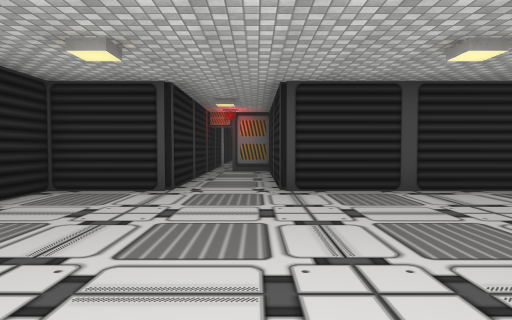
[1] (above)

17 first-person views from a walk through a scene from a Unity 3-D project. The camera is 1.4 m above the floor, tilts 2° down and sees 75° across. Doors are open. The floor is counted in squares, 2 m on a side. Each view is taken from the middle of a square. On the plan, view 1 faces up. The plan holds only what a view shows up to about 10 squares ahead; the rest is blank. The player is left out. Some surface patterns are stand-ins.

[2]
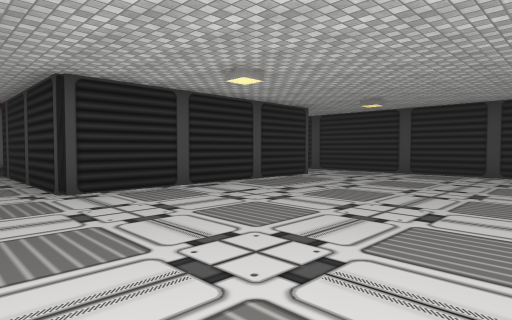

[3]
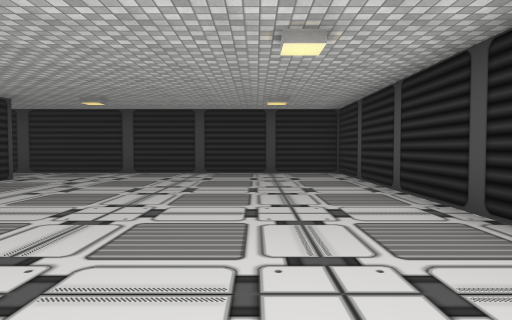

[4]
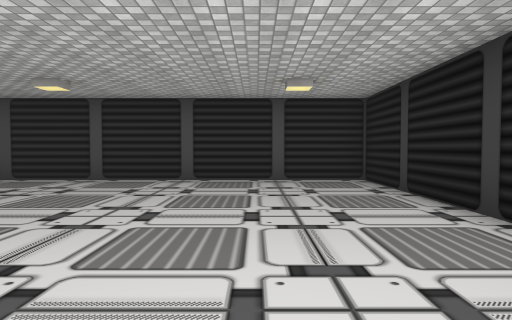

[5]
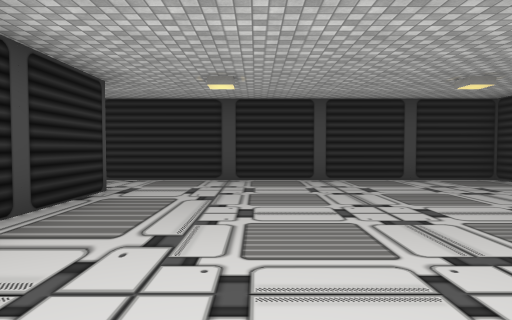

[6]
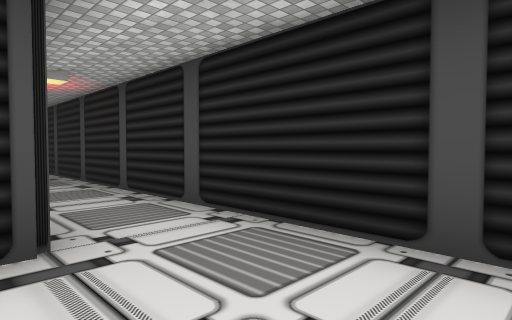

[7]
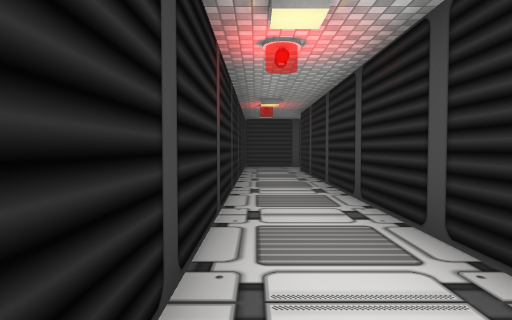

[8]
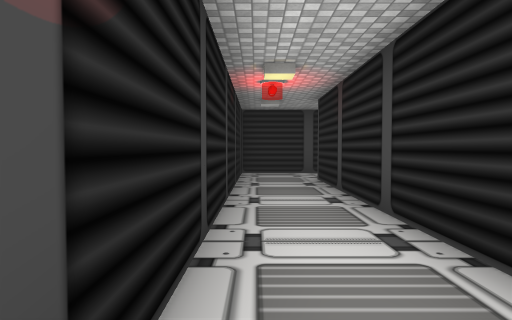

[9]
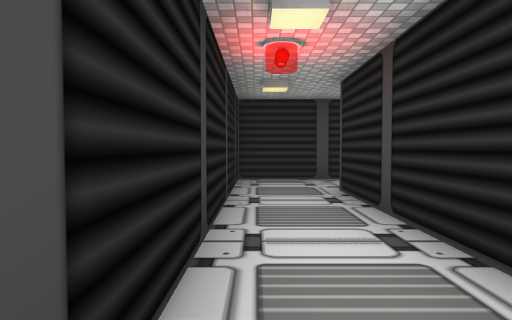

[10]
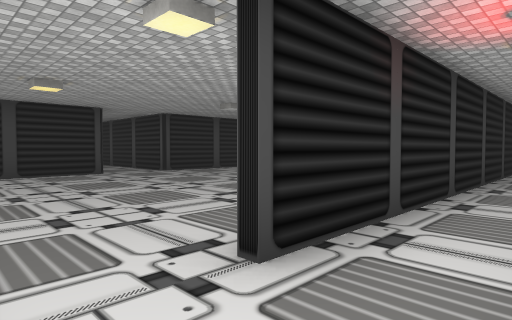

[11]
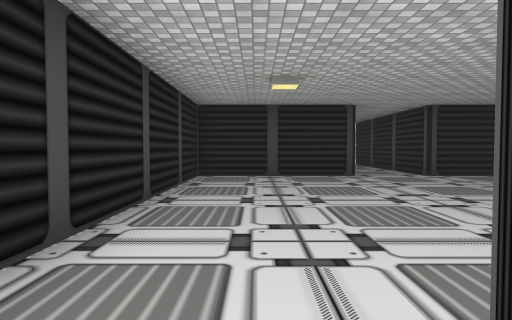

[12]
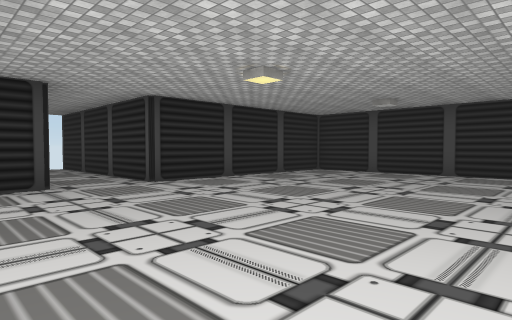

[13]
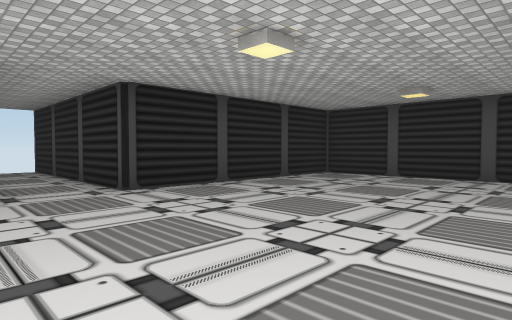

[14]
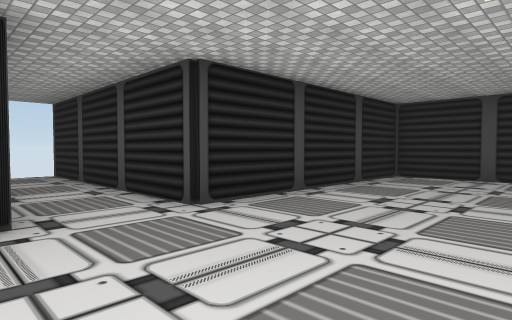

[15]
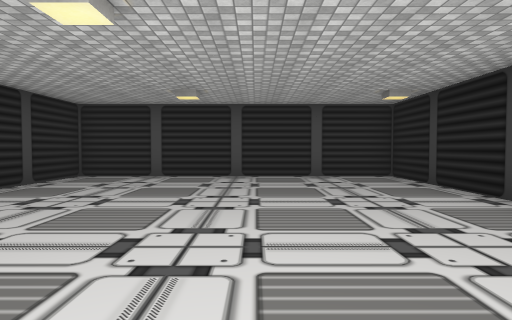

[16]
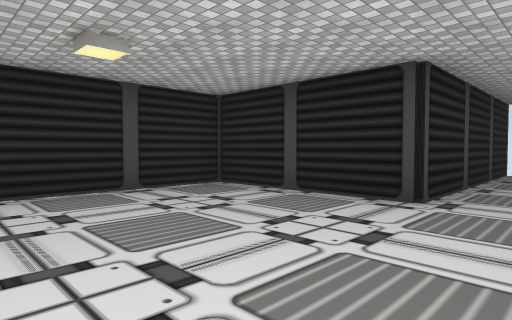

[17]
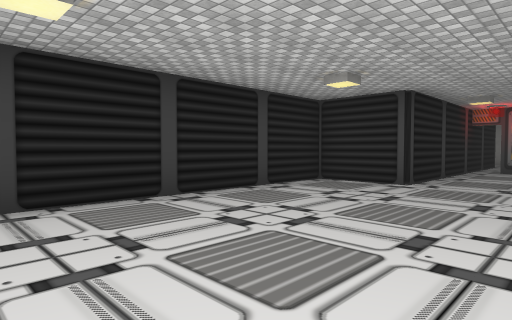

### Floor plan
Points are (right, up) in squares from view 1. A wall is a line through its corners. A room is listed if a view was taken in it or the views show most of it. See-through windows are left out.
Room 1 (views 1, 2, 3, 4, 5, 6, 7, 8, 9, 10, 11, 17)
walls: (6.6, 5.5) (0.4, 5.5) (0.4, 10.2) (-0.8, 10.2); (-1.4, 10.7) (-1.4, 5.5) (-3.4, 5.5) (-3.4, -2.3) (8.4, -2.3) (8.4, 16.6); (6.6, 18.1) (6.6, 6.5); (9.5, 18.5) (6.5, 18.5)
ways out: opening at (9, 17.5) to room 2; open door at (-1, 10)
Room 2 (views 12, 13, 14, 15, 16)
walls: (8.6, 10.6) (8.6, 6.7) (16.4, 6.7) (16.4, 12.7) (22.5, 12.7); (22.5, 14.5) (16.4, 14.5) (16.4, 18.5) (9.5, 18.5)
ways out: opening at (9, 17.5) to room 1

Where each view was taken, in squares from view 1:
view 1: 0 up, 0 right, facing up
view 2: 0 up, 1 left, facing up-right
view 3: 0 up, 1 left, facing right
view 4: 5 up, 1 left, facing down
view 5: 3 up, 1 right, facing right
view 6: 3 up, 6 right, facing up-right
view 7: 6 up, 7 right, facing up
view 8: 9 up, 7 right, facing up
view 9: 11 up, 7 right, facing up
view 10: 18 up, 7 right, facing down-right
view 11: 17 up, 8 right, facing right
view 12: 16 up, 10 right, facing down-right
view 13: 15 up, 11 right, facing down-right
view 14: 15 up, 13 right, facing down-right
view 15: 15 up, 12 right, facing down
view 16: 13 up, 12 right, facing up-right
view 17: 1 down, 1 right, facing up-left
